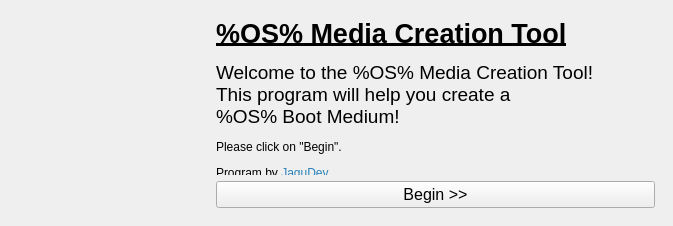
<?xml version="1.0" encoding="UTF-8"?>
<ui version="4.0">
 <class>MainWindow</class>
 <widget class="QMainWindow" name="MainWindow">
  <property name="geometry">
   <rect>
    <x>0</x>
    <y>0</y>
    <width>673</width>
    <height>226</height>
   </rect>
  </property>
  <property name="sizePolicy">
   <sizepolicy hsizetype="Fixed" vsizetype="Fixed">
    <horstretch>0</horstretch>
    <verstretch>0</verstretch>
   </sizepolicy>
  </property>
  <property name="minimumSize">
   <size>
    <width>551</width>
    <height>226</height>
   </size>
  </property>
  <property name="maximumSize">
   <size>
    <width>673</width>
    <height>226</height>
   </size>
  </property>
  <property name="windowTitle">
   <string>MainWindow</string>
  </property>
  <property name="locale">
   <locale language="English" country="UnitedKingdom"/>
  </property>
  <widget class="QWidget" name="centralwidget">
   <layout class="QGridLayout" name="gridLayout">
    <item row="0" column="0">
     <widget class="QLabel" name="distro_logo">
      <property name="enabled">
       <bool>true</bool>
      </property>
      <property name="sizePolicy">
       <sizepolicy hsizetype="Fixed" vsizetype="Fixed">
        <horstretch>0</horstretch>
        <verstretch>0</verstretch>
       </sizepolicy>
      </property>
      <property name="minimumSize">
       <size>
        <width>192</width>
        <height>192</height>
       </size>
      </property>
      <property name="maximumSize">
       <size>
        <width>192</width>
        <height>192</height>
       </size>
      </property>
      <property name="sizeIncrement">
       <size>
        <width>0</width>
        <height>0</height>
       </size>
      </property>
      <property name="locale">
       <locale language="English" country="UnitedKingdom"/>
      </property>
      <property name="text">
       <string/>
      </property>
      <property name="pixmap">
       <pixmap>logo.png</pixmap>
      </property>
      <property name="scaledContents">
       <bool>true</bool>
      </property>
      <property name="alignment">
       <set>Qt::AlignCenter</set>
      </property>
      <property name="wordWrap">
       <bool>false</bool>
      </property>
     </widget>
    </item>
    <item row="0" column="1">
     <widget class="QStackedWidget" name="stackedWidget">
      <property name="locale">
       <locale language="English" country="UnitedKingdom"/>
      </property>
      <property name="currentIndex">
       <number>0</number>
      </property>
      <widget class="QWidget" name="page">
       <layout class="QVBoxLayout" name="verticalLayout">
        <item>
         <widget class="QLabel" name="lblIntroduction">
          <property name="text">
           <string>&lt;html&gt;&lt;head/&gt;&lt;body&gt;&lt;p&gt;&lt;span style=&quot; font-size:20pt; font-weight:600; text-decoration: underline;&quot;&gt;%OS% Media Creation Tool&lt;/span&gt;&lt;/p&gt;&lt;p&gt;&lt;span style=&quot; font-size:14pt;&quot;&gt;Welcome to the %OS% Media Creation Tool!&lt;br/&gt;This program will help you create a&lt;br/&gt;%OS% Boot Medium!&lt;/span&gt;&lt;/p&gt;&lt;p&gt;Please click on &amp;quot;Begin&amp;quot;.&lt;/p&gt;&lt;p&gt;Program by &lt;a href=&quot;https://jagudev.net&quot;&gt;&lt;span style=&quot; text-decoration: underline; color:#2980b9;&quot;&gt;JaguDev&lt;/span&gt;&lt;/a&gt;.&lt;/p&gt;&lt;/body&gt;&lt;/html&gt;</string>
          </property>
         </widget>
        </item>
        <item>
         <widget class="QPushButton" name="btnBegin">
          <property name="font">
           <font>
            <pointsize>12</pointsize>
           </font>
          </property>
          <property name="text">
           <string>Begin &gt;&gt;</string>
          </property>
         </widget>
        </item>
       </layout>
      </widget>
      <widget class="QWidget" name="page_2">
       <layout class="QVBoxLayout" name="verticalLayout_2">
        <item>
         <widget class="QLabel" name="lblSelectUsb">
          <property name="text">
           <string>&lt;html&gt;&lt;head/&gt;&lt;body&gt;&lt;p&gt;&lt;span style=&quot; font-size:20pt; font-weight:600; text-decoration: underline;&quot;&gt;Select Installation Medium&lt;/span&gt;&lt;/p&gt;&lt;p&gt;&lt;span style=&quot; font-size:14pt;&quot;&gt;Please select a medium to install&lt;br /&gt;%OS% on!&lt;/span&gt;&lt;/p&gt;&lt;/body&gt;&lt;/html&gt;</string>
          </property>
         </widget>
        </item>
        <item>
         <spacer name="verticalSpacer_2">
          <property name="orientation">
           <enum>Qt::Vertical</enum>
          </property>
          <property name="sizeHint" stdset="0">
           <size>
            <width>20</width>
            <height>40</height>
           </size>
          </property>
         </spacer>
        </item>
        <item>
         <widget class="QComboBox" name="selectDrive">
          <property name="currentText">
           <string/>
          </property>
         </widget>
        </item>
        <item>
         <spacer name="verticalSpacer_3">
          <property name="orientation">
           <enum>Qt::Vertical</enum>
          </property>
          <property name="sizeHint" stdset="0">
           <size>
            <width>20</width>
            <height>40</height>
           </size>
          </property>
         </spacer>
        </item>
        <item>
         <spacer name="verticalSpacer">
          <property name="orientation">
           <enum>Qt::Vertical</enum>
          </property>
          <property name="sizeHint" stdset="0">
           <size>
            <width>20</width>
            <height>40</height>
           </size>
          </property>
         </spacer>
        </item>
        <item>
         <widget class="QPushButton" name="btnStartInstall">
          <property name="sizePolicy">
           <sizepolicy hsizetype="Minimum" vsizetype="Fixed">
            <horstretch>0</horstretch>
            <verstretch>0</verstretch>
           </sizepolicy>
          </property>
          <property name="layoutDirection">
           <enum>Qt::LeftToRight</enum>
          </property>
          <property name="autoFillBackground">
           <bool>false</bool>
          </property>
          <property name="text">
           <string>Start Installation &gt;&gt;</string>
          </property>
          <property name="autoDefault">
           <bool>true</bool>
          </property>
          <property name="default">
           <bool>false</bool>
          </property>
          <property name="flat">
           <bool>false</bool>
          </property>
         </widget>
        </item>
       </layout>
      </widget>
      <widget class="QWidget" name="page_3">
       <layout class="QVBoxLayout" name="verticalLayout_3">
        <item>
         <widget class="QLabel" name="lblCurrentAction">
          <property name="text">
           <string>&lt;html&gt;&lt;head/&gt;&lt;body&gt;&lt;p&gt;&lt;span style=&quot; font-size:20pt; font-weight:600; text-decoration: underline;&quot;&gt;Preparing... (Step 1 of 3)&lt;/span&gt;&lt;/p&gt;&lt;p&gt;&lt;span style=&quot; font-size:14pt;&quot;&gt;Please wait while the %OS%&lt;br/&gt;Media Creation Tool is preparing the drive...&lt;/span&gt;&lt;/p&gt;&lt;/body&gt;&lt;/html&gt;</string>
          </property>
         </widget>
        </item>
        <item>
         <widget class="QProgressBar" name="pbStatus">
          <property name="value">
           <number>0</number>
          </property>
         </widget>
        </item>
       </layout>
      </widget>
      <widget class="QWidget" name="page_4">
       <layout class="QVBoxLayout" name="verticalLayout_4">
        <item>
         <widget class="QLabel" name="lblDone">
          <property name="text">
           <string>&lt;html&gt;&lt;head/&gt;&lt;body&gt;&lt;p&gt;&lt;span style=&quot; font-size:20pt; font-weight:600; text-decoration: underline;&quot;&gt;Done!&lt;/span&gt;&lt;/p&gt;&lt;p&gt;&lt;span style=&quot; font-size:14pt;&quot;&gt;The %OS% Media Creation Tool&lt;br/&gt;has finished downloading and installing&lt;br /&gt;%OS%!&lt;/span&gt;&lt;/p&gt;&lt;/body&gt;&lt;/html&gt;</string>
          </property>
         </widget>
        </item>
        <item>
         <widget class="QPushButton" name="btnExit">
          <property name="font">
           <font>
            <pointsize>12</pointsize>
           </font>
          </property>
          <property name="text">
           <string>Exit</string>
          </property>
         </widget>
        </item>
       </layout>
      </widget>
     </widget>
    </item>
   </layout>
  </widget>
 </widget>
 <resources/>
 <connections/>
</ui>
